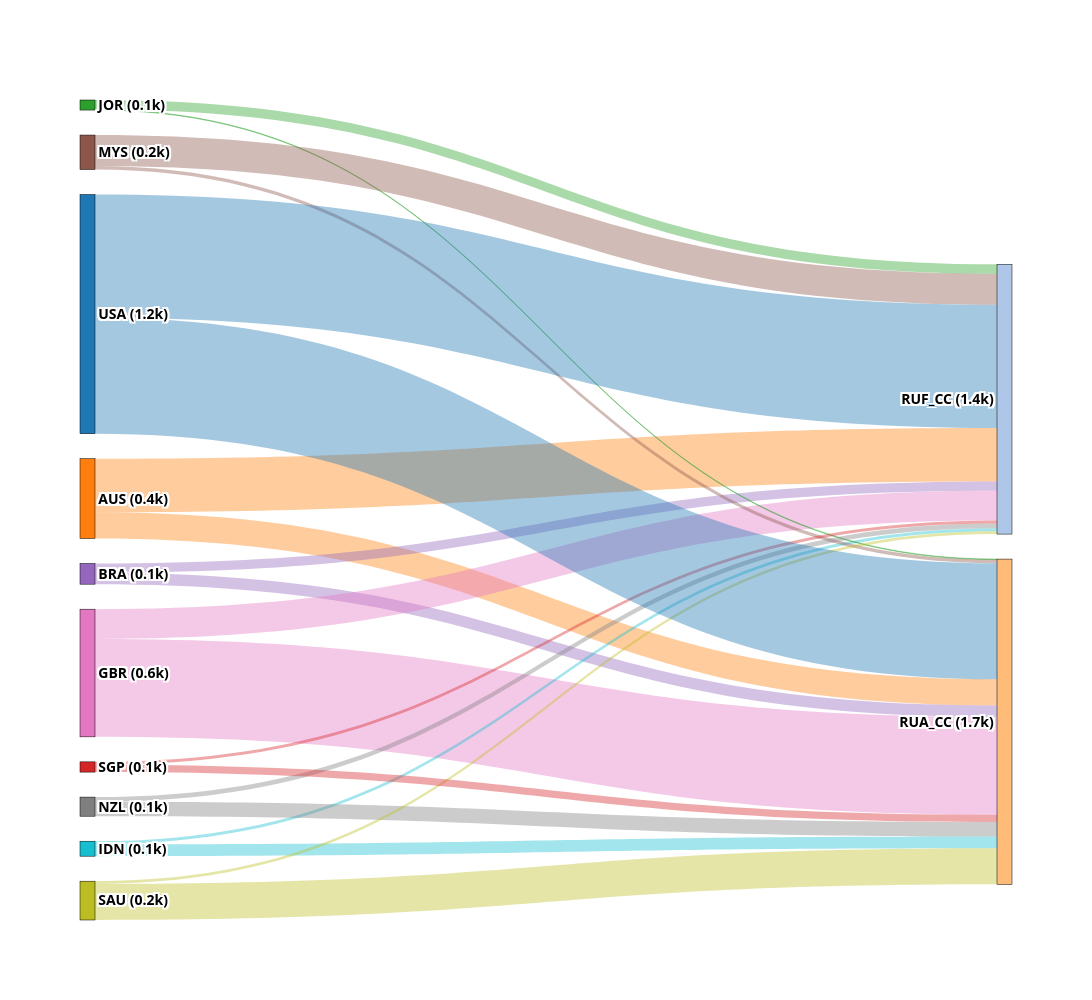

The cell this chart's notebook holds for it:
### Code cell
# Sanky diagram of top countries
# Same as before but with src.is_gov = "True" filter clause
with Neo4jConnection(URI, "neo4j", NEO4J_PASSWD) as conn:
    gov_source_pdf = conn.query_to_df("""
        MATCH (src)-[r]->(dst)
        WHERE  src.domain_type <> "rua_domain" 
            AND src.domain_type <> "ruf_domain"
            AND (dst.domain_type = "rua_domain" OR dst.domain_type = "ruf_domain")
            AND src.is_gov = "True"
        WITH src.country AS source_country, COUNT(r) AS outgoing_links
        RETURN source_country, outgoing_links
        ORDER BY outgoing_links DESC
        LIMIT 10;
    """)

    gov_destination_pdf = conn.query_to_df("""
        MATCH (src)-[r]->(dst)
        WHERE  src.domain_type <> "rua_domain" 
            AND src.domain_type <> "ruf_domain"
            AND (dst.domain_type = "rua_domain" OR dst.domain_type = "ruf_domain")
            AND src.is_gov = "True"
        WITH src.country AS source_country, COUNT(r) AS outgoing_links
        ORDER BY outgoing_links DESC
        LIMIT 10
        WITH COLLECT(source_country) AS top_sources

        MATCH (src)-[r]->(dst)
        WHERE (dst.domain_type = "rua_domain" OR dst.domain_type = "ruf_domain")
            AND src.domain_type <> "rua_domain"
            AND src.domain_type <> "ruf_domain"
            AND src.country IN top_sources  // limit to the top sources to make the sankey diagram sense otherwise the flows won't match
            AND src.is_gov = "True"
        WITH dst.country AS dest_country, COUNT(r) AS incoming_links
        RETURN dest_country, incoming_links
        ORDER BY incoming_links DESC
        LIMIT 10;
    """)

    gov_flow_pdf = conn.query_to_df("""
    // Get top 10 source countries (excluding RUA_CC and RUF_CC)
    MATCH (src)-[r]->(dst)
    WHERE src.domain_type <> "rua_domain" 
        AND src.domain_type <> "ruf_domain"
        AND (dst.domain_type = "rua_domain" OR dst.domain_type = "ruf_domain")
        AND src.is_gov = "True"
    WITH src.country AS source_country, COUNT(r) AS outgoing_links
    ORDER BY outgoing_links DESC
    LIMIT 10
    WITH COLLECT(source_country) AS top_sources

    // Get top 10 destination countries (only RUA_CC and RUF_CC)
    MATCH (src)-[r]->(dst)
    WHERE (dst.domain_type = "rua_domain" OR dst.domain_type = "ruf_domain")
        AND src.domain_type <> "rua_domain"
        AND src.domain_type <> "ruf_domain"
        AND src.is_gov = "True"
    WITH dst.country AS dest_country, COUNT(r) AS incoming_links, top_sources
    ORDER BY incoming_links DESC
    LIMIT 10
    WITH COLLECT(dest_country) AS top_destinations, top_sources

    // Now get the flow data
    MATCH (src)-[r]->(dst)
    WHERE src.country IN top_sources
        AND (dst.domain_type = "rua_domain" OR dst.domain_type = "ruf_domain")
        AND src.domain_type <> "rua_domain"
        AND src.domain_type <> "ruf_domain"
        AND src.is_gov = "True"
    WITH
        src.country AS source,
        CASE
            WHEN src.country = dst.country AND (dst.domain_type = "rua_domain" OR dst.domain_type = "ruf_domain") AND (src.domain_type <> "rua_domain" AND src.domain_type <> "ruf_domain") THEN "Own country"
            WHEN dst.country IN top_destinations AND (dst.domain_type = "rua_domain" OR dst.domain_type = "ruf_domain") AND (src.domain_type <> "rua_domain" AND src.domain_type <> "ruf_domain") THEN dst.country
            WHEN dst.domain_type = "rua_domain" OR dst.domain_type = "ruf_domain" AND (src.domain_type <> "rua_domain" AND src.domain_type <> "ruf_domain") THEN "Other countries"
            ELSE NULL
        END AS destination,
        COUNT(r) AS flow_count,
        top_destinations
    WHERE destination IS NOT NULL
    RETURN source, destination, flow_count
    ORDER BY source, flow_count DESC;
    """)


create_sankey_diagram(gov_source_pdf, gov_destination_pdf, gov_flow_pdf, "figures/gov_countryxcountry_sankey.pdf")

### Figure 1 — Plotly figure (JSON) as saved in the notebook; plotly's stock layout.template omitted (floating-point values rounded to 4 significant figures)
{"data": [{"link": {"color": ["rgba(255, 127, 14, 0.4)", "rgba(255, 127, 14, 0.4)", "rgba(148, 103, 189, 0.4)", "rgba(148, 103, 189, 0.4)", "rgba(227, 119, 194, 0.4)", "rgba(227, 119, 194, 0.4)", "rgba(23, 190, 207, 0.4)", "rgba(23, 190, 207, 0.4)", "rgba(44, 160, 44, 0.4)", "rgba(44, 160, 44, 0.4)", "rgba(140, 86, 75, 0.4)", "rgba(140, 86, 75, 0.4)", "rgba(127, 127, 127, 0.4)", "rgba(127, 127, 127, 0.4)", "rgba(188, 189, 34, 0.4)", "rgba(188, 189, 34, 0.4)", "rgba(214, 39, 40, 0.4)", "rgba(214, 39, 40, 0.4)", "rgba(31, 119, 180, 0.4)", "rgba(31, 119, 180, 0.4)"], "hovertemplate": "<b>%{source.label}</b> → <b>%{target.label}</b><br>Value: %{value:,.0f}<br>", "source": [1, 1, 4, 4, 6, 6, 9, 9, 2, 2, 5, 5, 7, 7, 8, 8, 3, 3, 0, 0], "target": [13, 12, 13, 12, 13, 12, 13, 12, 13, 12, 13, 12, 13, 12, 13, 12, 13, 12, 13, 12], "value": [133, 272, 58, 47, 497, 151, 60, 16, 3, 48, 18, 157, 73, 24, 183, 14, 37, 15, 589, 625]}, "node": {"color": ["#1f77b4", "#ff7f0e", "#2ca02c", "#d62728", "#9467bd", "#8c564b", "#e377c2", "#7f7f7f", "#bcbd22", "#17becf", "#ff6b6b", "#95a5a6", "#aec7e8", "#ffbb78"], "label": ["<b><span style='color:black; text-shadow:         2px 2px 0px white, -2px -2px 0px white, 2px -2px 0px white, -2px 2px 0px white,         2px 0px 0px white, 0px 2px 0px white, -2px 0px 0px white, 0px -2px 0px white;'>USA (1.2k)</span></b>", "<b><span style='color:black; text-shadow:         2px 2px 0px white, -2px -2px 0px white, 2px -2px 0px white, -2px 2px 0px white,         2px 0px 0px white, 0px 2px 0px white, -2px 0px 0px white, 0px -2px 0px white;'>AUS (0.4k)</span></b>", "<b><span style='color:black; text-shadow:         2px 2px 0px white, -2px -2px 0px white, 2px -2px 0px white, -2px 2px 0px white,         2px 0px 0px white, 0px 2px 0px white, -2px 0px 0px white, 0px -2px 0px white;'>JOR (0.1k)</span></b>", "<b><span style='color:black; text-shadow:         2px 2px 0px white, -2px -2px 0px white, 2px -2px 0px white, -2px 2px 0px white,         2px 0px 0px white, 0px 2px 0px white, -2px 0px 0px white, 0px -2px 0px white;'>SGP (0.1k)</span></b>", "<b><span style='color:black; text-shadow:         2px 2px 0px white, -2px -2px 0px white, 2px -2px 0px white, -2px 2px 0px white,         2px 0px 0px white, 0px 2px 0px white, -2px 0px 0px white, 0px -2px 0px white;'>BRA (0.1k)</span></b>", "<b><span style='color:black; text-shadow:         2px 2px 0px white, -2px -2px 0px white, 2px -2px 0px white, -2px 2px 0px white,         2px 0px 0px white, 0px 2px 0px white, -2px 0px 0px white, 0px -2px 0px white;'>MYS (0.2k)</span></b>", "<b><span style='color:black; text-shadow:         2px 2px 0px white, -2px -2px 0px white, 2px -2px 0px white, -2px 2px 0px white,         2px 0px 0px white, 0px 2px 0px white, -2px 0px 0px white, 0px -2px 0px white;'>GBR (0.6k)</span></b>", "<b><span style='color:black; text-shadow:         2px 2px 0px white, -2px -2px 0px white, 2px -2px 0px white, -2px 2px 0px white,         2px 0px 0px white, 0px 2px 0px white, -2px 0px 0px white, 0px -2px 0px white;'>NZL (0.1k)</span></b>", "<b><span style='color:black; text-shadow:         2px 2px 0px white, -2px -2px 0px white, 2px -2px 0px white, -2px 2px 0px white,         2px 0px 0px white, 0px 2px 0px white, -2px 0px 0px white, 0px -2px 0px white;'>SAU (0.2k)</span></b>", "<b><span style='color:black; text-shadow:         2px 2px 0px white, -2px -2px 0px white, 2px -2px 0px white, -2px 2px 0px white,         2px 0px 0px white, 0px 2px 0px white, -2px 0px 0px white, 0px -2px 0px white;'>IDN (0.1k)</span></b>", "<b><span style='color:black; text-shadow:         2px 2px 0px white, -2px -2px 0px white, 2px -2px 0px white, -2px 2px 0px white,         2px 0px 0px white, 0px 2px 0px white, -2px 0px 0px white, 0px -2px 0px white;'>Own country (0.0k)</span></b>", "<b><span style='color:black; text-shadow:         2px 2px 0px white, -2px -2px 0px white, 2px -2px 0px white, -2px 2px 0px white,         2px 0px 0px white, 0px 2px 0px white, -2px 0px 0px white, 0px -2px 0px white;'>Other countries (0.0k)</span></b>", "<b><span style='color:black; text-shadow:         2px 2px 0px white, -2px -2px 0px white, 2px -2px 0px white, -2px 2px 0px white,         2px 0px 0px white, 0px 2px 0px white, -2px 0px 0px white, 0px -2px 0px white;'>RUF_CC (1.4k)</span></b>", "<b><span style='color:black; text-shadow:         2px 2px 0px white, -2px -2px 0px white, 2px -2px 0px white, -2px 2px 0px white,         2px 0px 0px white, 0px 2px 0px white, -2px 0px 0px white, 0px -2px 0px white;'>RUA_CC (1.7k)</span></b>"], "line": {"color": "black", "width": 0.5}, "pad": 25, "thickness": 15}, "type": "sankey"}], "layout": {"font": {"size": 14}, "height": 1000, "title": {"text": ""}, "width": 1500}}
